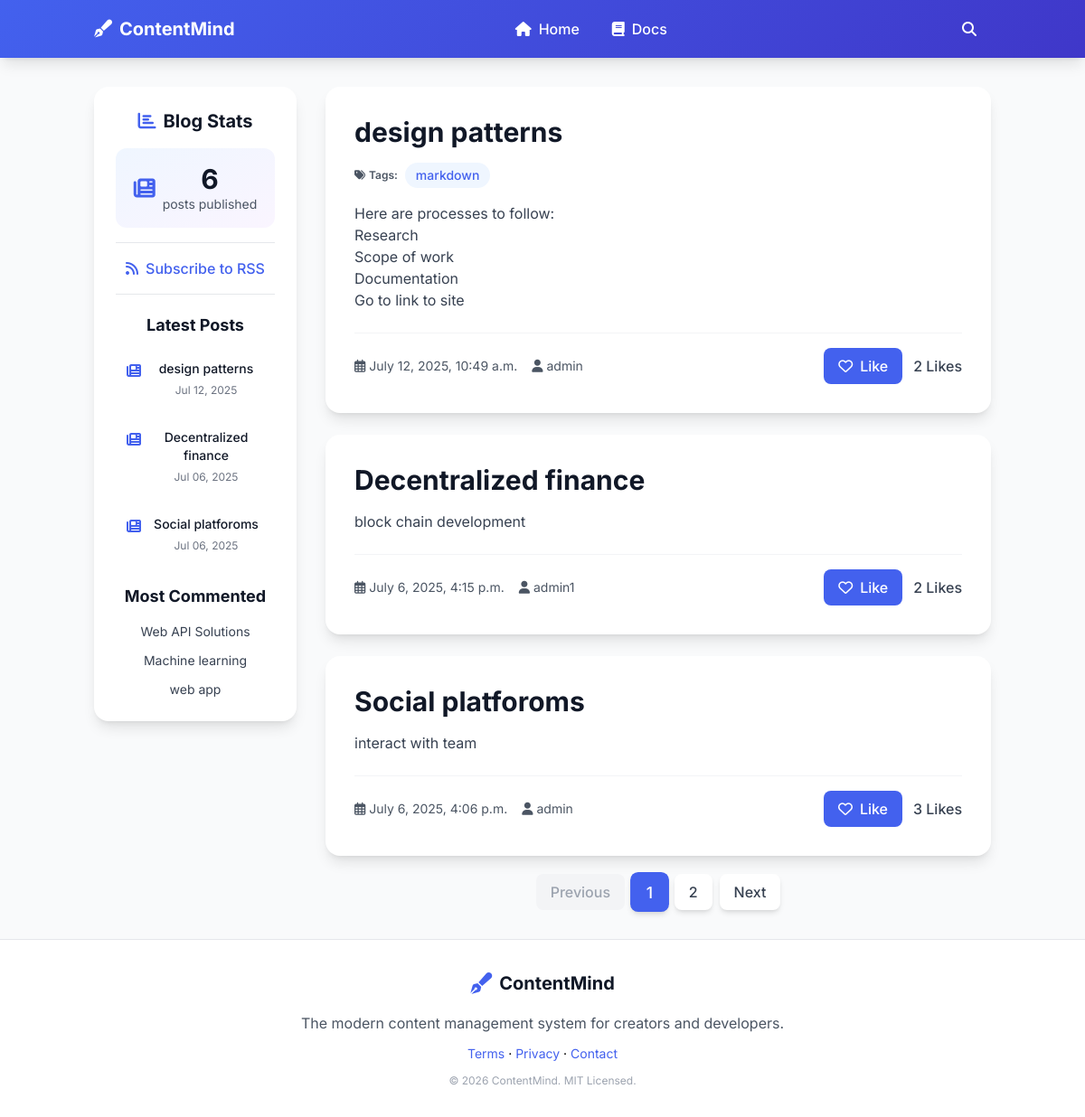
Before: / with the older database file.
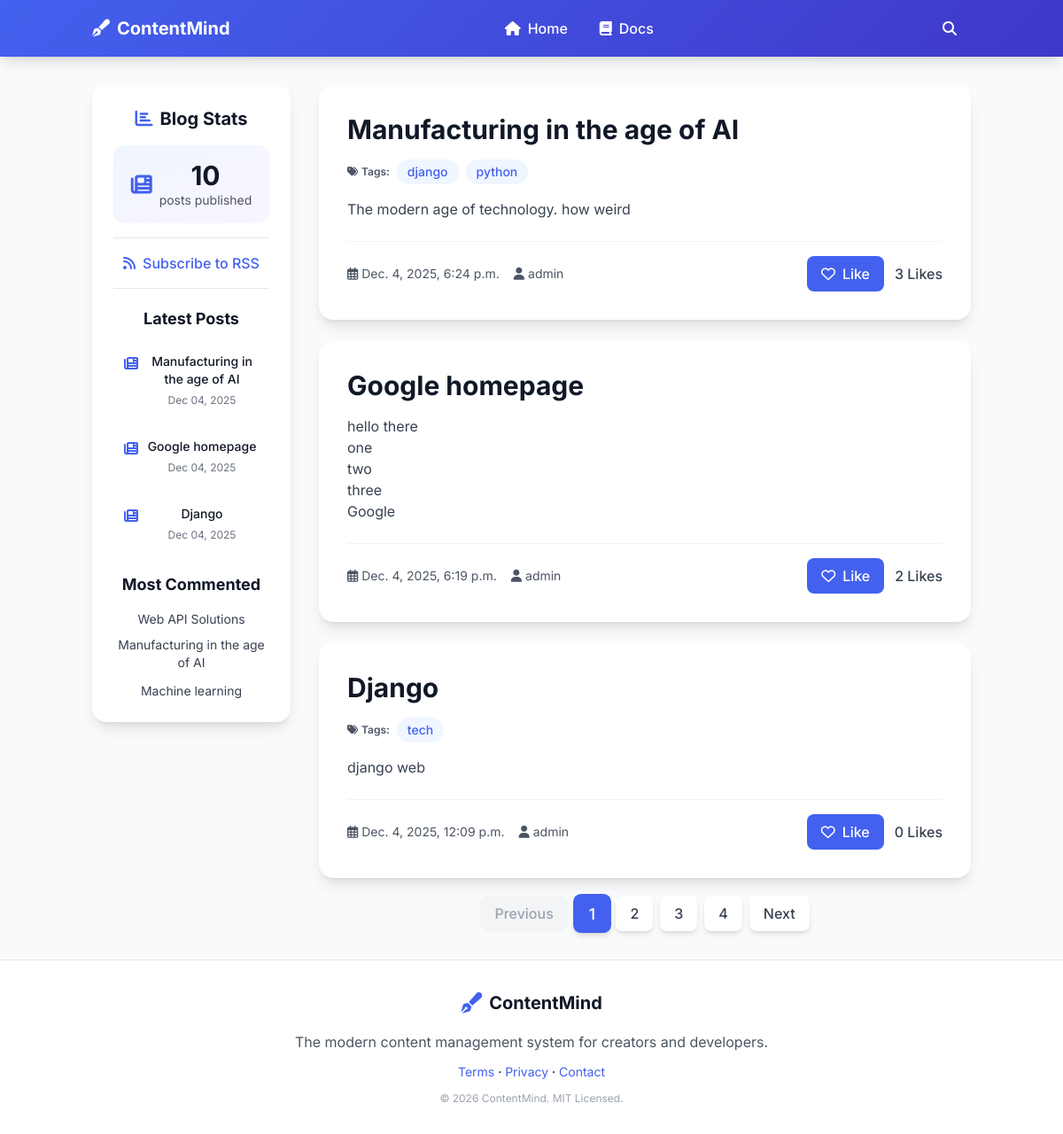
After: the same page with the newer database file.
### cms_blog/models.py (models this page shows, shortened)
class Post(models.Model):
  class Status(models.TextChoices):
    DRAFT = 'DF', 'Draft'
    PUBLISHED = 'PB', 'Published'
  title = models.CharField(max_length=300)
  slug = models.SlugField(max_length=300,unique_for_date='publish',blank=True)
  author = models.ForeignKey(settings.AUTH_USER_MODEL, on_delete=models.CASCADE, related_name='blog_posts')
  body = RichTextField()
  like_count = models.PositiveIntegerField(default=0)
  publish = models.DateTimeField(default=timezone.now)
  created = models.DateTimeField(auto_now_add=True)
  updated = models.DateTimeField(auto_now=True)
  status = models.CharField(max_length=3,choices = Status,default=Status.DRAFT)
  objects = models.Manager()  # The default manager.
  published = PublishedManager()  # Custom manager for published posts.
  tags = TaggableManager()
  hit_count_generic = GenericRelation(HitCount, object_id_field='object_pk', related_query_name='hit_count')
  class Meta:
    ordering = ['publish']
    indexes = [models.Index(fields=['-publish'])]
  def get_absolute_url(self):
      return reverse("cms_blog:post_detail", args=[self.publish.year,self.publish.month,self.publish.day,self.slug])

### cms_blog/views.py (the view)
# urls.py: path('', post_list, name='post_list'),
def post_list(request,tag_slug=None):
  post_list = Post.published.all().order_by('-publish')
  liked_posts = request.session.get('liked_posts', [])
  tag = None
  if tag_slug:
    tag = get_object_or_404(Tag,slug=tag_slug)
    post_list = post_list.filter(tags__in=[tag])
  paginator = Paginator(post_list,3)
  page_number = request.GET.get('page',1)
  try:
    posts = paginator.page(page_number)
  except PageNotAnInteger:
    posts = paginator.page(1)
  except EmptyPage:
    posts = paginator.page(paginator.num_pages)
  return render(request,'list.html',{'posts':posts,'tag':tag,'liked_posts': liked_posts})

### cms_blog/models.py (called while the page is built)
  def get_queryset(self):
    return super().get_queryset().filter(status=Post.Status.PUBLISHED)

### cms_blog/templatetags/cms_blog_tags.py (called while the page is built)
@register.simple_tag
def total_posts():
  return Post.published.count()

@register.inclusion_tag('latest_posts.html')
def show_latest_posts(count=5):
  latest_posts = Post.published.order_by('-publish')[:count]
  return {'latest_posts':latest_posts}

@register.simple_tag
def get_most_commented_posts(count=3):
  return Post.published.annotate(total_comments=Count('comments')).order_by('-total_comments')[:count]

@register.filter(name='markdown')
def markdown_format(text):
  return mark_safe(markdown.markdown(text))

### cms_blog/templates/list.html (shortened to what the changed rows need)
{% extends 'base.html' %} {% load cms_blog_tags %}  {% block content %}
<section class="py-8">
  <div class="grid grid-cols-1 lg:grid-cols-4 gap-8">
    <div class="lg:col-span-1 order-2 lg:order-1">
      <div class="bg-white rounded-2xl shadow-lg p-6 hover-lift sticky top-20 animate-slide-up">
        <div class="text-center">
          <div class="bg-gradient-to-br from-blue-50 to-purple-50 rounded-xl p-4 mb-4 transition-all duration-300 hover:shadow-md">
            <div class="flex items-center justify-center space-x-2">
              <div>
                <div class="text-3xl font-bold text-gray-900">{% total_posts %}</div>
                <div class="text-sm text-gray-600">posts published</div>
              </div>
            </div>
          </div>
          <div class="space-y-2">
            {% show_latest_posts 3 %}
          </div>
          {% get_most_commented_posts as most_commented_posts %}
          <ul class="space-y-2">
            {% for post in most_commented_posts %}
              <li>
                <a href="{{ post.get_absolute_url }}" class="text-sm text-gray-700 hover:text-primary transition-all duration-300 hover:translate-x-1 inline-block">
                  {{post.title}}
                </a>
              </li>
            {% endfor %}
          </ul>
        </div>
      </div>
    </div>
    <div class="lg:col-span-3 order-1 lg:order-2">
      <div class="space-y-6">
        {% for post in posts %}
        <article class="bg-white rounded-2xl shadow-lg overflow-hidden hover-lift animate-slide-up" style="animation-delay: {{ forloop.counter0|add:0|stringformat:"d" }}00ms">
          <div class="p-6 lg:p-8">
            <h2 class="text-3xl font-bold text-gray-900 mb-4 transition-colors duration-300 hover:text-primary">
              <a href="{{post.get_absolute_url}}">
                {{post.title}}
              </a>
            </h2>
            {% if post.tags.all %}
            <div class="flex flex-wrap gap-2 mb-4">
              <span class="inline-flex items-center space-x-1 text-xs font-semibold text-gray-600">
                <i class="fas fa-tags"></i>
                <span>Tags:</span>
              </span>
              {% for tag in post.tags.all %}
              <a href="{% url 'cms_blog:post_list_by_tag' tag.slug %}" class="bg-blue-50 text-primary px-3 py-1 rounded-full text-sm font-medium transition-all duration-300 hover:bg-primary hover:text-white hover:scale-105">
                {{tag.name}}
              </a>
              {% endfor %}
            </div>
            {% endif %}
            <div class="prose prose-lg max-w-none mb-6 text-gray-700">
              <p>{{post.body | markdown | truncatewords_html:30}}</p>
            </div>
            <div class="flex flex-col sm:flex-row justify-between items-start sm:items-center gap-4 pt-4 border-t border-gray-100">
              <div class="flex items-center space-x-4 text-sm text-gray-600">
                <span class="flex items-center space-x-1 transition-colors duration-300 hover:text-primary">
                  <i class="far fa-calendar-alt"></i>
                  <span>{{post.publish}}</span>
                </span>
                <span class="flex items-center space-x-1 transition-colors duration-300 hover:text-primary">
                  <i class="fas fa-user"></i>
                  <span>{{post.author}}</span>
                </span>
              </div>
              <form method="POST" action="{% url 'cms_blog:like_post' post.id %}" class="flex items-center space-x-3">
                {% if request.session.liked_posts and post.id in request.session.liked_posts %}
                  <button type="submit" class="flex items-center space-x-2 bg-red-500 text-white px-4 py-2 rounded-lg font-medium transition-all duration-300 hover:bg-red-600 hover:scale-105 hover:shadow-lg">
                    <i class="fas fa-heart"></i>
                    <span>Unlike</span>
                  </button>
                {% else %}
                  <button type="submit" class="flex items-center space-x-2 bg-primary text-white px-4 py-2 rounded-lg font-medium transition-all duration-300 hover:bg-primary-dark hover:scale-105 hover:shadow-lg">
                    <i class="far fa-heart"></i>
                    <span>Like</span>
                  </button>
                {% endif %}
                <span class="text-gray-700 font-medium">{{ post.like_count }} Likes</span>
              </form>
            </div>
          </div>
        </article>
        {% empty %}
        <div class="bg-yellow-50 border-l-4 border-yellow-400 text-yellow-800 px-6 py-4 rounded-lg animate-scale-in">
          No posts available yet.
        </div>
        {% endfor %}
      </div>
      {% include 'pagination.html' with page=posts %}
    </div>
  </div>
</section>
{% endblock content %}

### cms_blog/templates/latest_posts.html
{% for post in latest_posts %}
<a
  href="{{ post.get_absolute_url }}"
  class="block p-3 rounded-lg transition-all duration-300 hover:bg-blue-50 hover:translate-x-1 group"
>
  <div class="flex items-start space-x-2">
    <i
      class="fas fa-newspaper text-primary mt-1 group-hover:scale-110 transition-transform duration-300"
    ></i>
    <div class="flex-1">
      <h5
        class="text-sm font-medium text-gray-900 group-hover:text-primary transition-colors duration-300"
      >
        {{post.title}}
      </h5>
      <span class="text-xs text-gray-500"
        >{{ post.publish|date:"M d, Y" }}</span
      >
    </div>
  </div>
</a>
{% endfor %}

Changed rows visible on the page:
no longer on this page (row unchanged): Post: title "design patterns", publish "Jul 12, 2025", body "Here are processes to follow: Research Scope of work Documentation Go to link to site", publish "July 12, 2025, 10:49 a.m.", author "admin", like_count "2"
no longer on this page (row unchanged): Post: title "Decentralized finance", publish "Jul 06, 2025", body "block chain development", publish "July 6, 2025, 4:15 p.m.", author "admin1", like_count "2"
no longer on this page (row unchanged): Post: title "Social platforoms", publish "Jul 06, 2025", body "interact with team", publish "July 6, 2025, 4:06 p.m.", author "admin", like_count "3"
no longer on this page (row unchanged): Post: title "web app", shown under "Most Commented"
no longer on this page (row unchanged): Tag: name "markdown", shown under "design patterns"
added Post: title "Manufacturing in the age of AI", publish "Dec 04, 2025", body "The modern age of technology. how weird", publish "Dec. 4, 2025, 6:24 p.m.", author "admin", like_count "3"
added Post: title "Google homepage", publish "Dec 04, 2025", body "hello there one two three Google", publish "Dec. 4, 2025, 6:19 p.m.", author "admin", like_count "2"
added Post: title "Django", publish "Dec 04, 2025", body "django web", publish "Dec. 4, 2025, 12:09 p.m.", author "admin", like_count "0"
added Tag: name "django", shown under "Manufacturing in the age of AI"
added Tag: name "python", shown under "Manufacturing in the age of AI"
now on this page (row unchanged): Tag: name "tech", shown under "Django"
Other visible differences:
text no longer shown: "6"
text now shown: "10"
new list line: "3"
new list line: "4"
